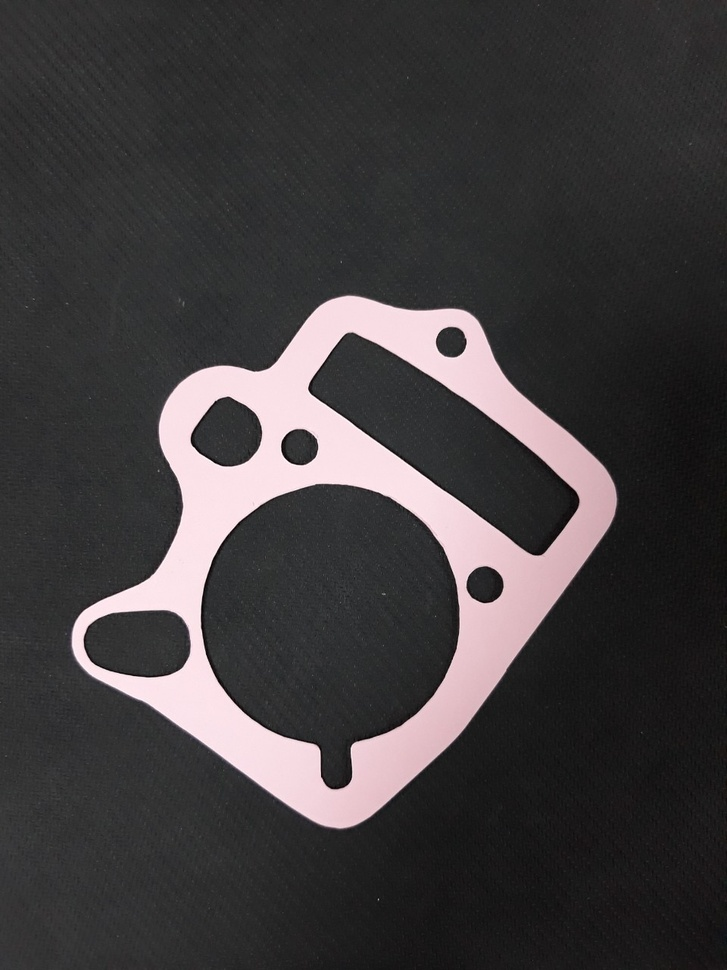
#> input picture detecterror-v2/src/input/error2_3.jpg, 727 x 970 px, shrunk from 960 x 1280 before the run, found by its file name
$ python crop_images.py
#> lines starting #> are read from the running program, lines starting #| are printed output that depends on the picture; after the words box and inside, x2 and y2 are one past the last pixel; in counts of white or black regions, pixels touching at a corner belong together
import cv2
import numpy as np

input_path = "/home/user1/Project/casper/images-processing/detecterror-v2/src/input/"
output_path = "/home/user1/Project/casper/images-processing/detecterror-v2/src/output/"


def rotation_rect(thresh):
    # coords
    coords = np.column_stack(np.where(thresh == 0))
    rect = cv2.minAreaRect(coords)
    angle = rect[-1]
    if angle < -45:
        angle = -(90 + angle)
    else:
        angle = -angle
    (h, w) = thresh.shape[:2]
    center = (w//2, h//2)
    M = cv2.getRotationMatrix2D(center, angle, 1.0)
    rotated = cv2.warpAffine(
        thresh, M, (w, h), flags=cv2.INTER_CUBIC, borderMode=cv2.BORDER_REPLICATE)

    gray = cv2.GaussianBlur(rotated, (11, 11), 0)
    edge = cv2.Canny(gray, 100, 200)
    contours, _ = cv2.findContours(edge.copy(), 1, 1)
    cv2.drawContours(gray, contours, -1, [0, 255, 0], 2)
    gray = cv2.bitwise_not(gray)
    thresh = cv2.threshold(
        gray, 0, 255, cv2.THRESH_BINARY | cv2.THRESH_OTSU)[1]
    return thresh


def crop_min_area_rect(thresh):
    contours, hierarchy = cv2.findContours(
        thresh, cv2.RETR_LIST, cv2.CHAIN_APPROX_SIMPLE)
    print("Len contours: ", str(len(contours)))
    max_cntr = None
    max_area_rect = -1
    for cntr in contours:
        rect = cv2.minAreaRect(cntr)
        w = rect[1][0]
        h = rect[1][1]
        area = w*h
        if max_area_rect < area:
            max_cntr = cntr
            max_area_rect = area

    # coords = np.column_stack(np.where(thresh > 0))
    # rect = cv2.minAreaRect(coords)
    rect = cv2.minAreaRect(max_cntr)
    box = cv2.boxPoints(rect)
    ext_left = tuple(max_cntr[max_cntr[:, :, 0].argmin()][0])
    ext_right = tuple(max_cntr[max_cntr[:, :, 0].argmax()][0])
    ext_top = tuple(max_cntr[max_cntr[:, :, 1].argmin()][0])
    ext_bot = tuple(max_cntr[max_cntr[:, :, 1].argmax()][0])

    roi_corners = np.array([box], dtype=np.int32)
    cv2.polylines(thresh, roi_corners, 1, (255, 0, 0), 1)
    cropped_image = thresh[ext_top[1]:ext_bot[1], ext_left[0]:ext_right[0]]
    cv2.imwrite(output_path+"crop_img.png",  cropped_image)
    return None


def main():
    print("=== Crop Images ===")
    img = cv2.imread(input_path+"error2_3.jpg")
#> img is the input picture: shape (970, 727, 3); mean B, G, R 62.5, 61.2, 64.8
    gray = cv2.cvtColor(img, cv2.COLOR_BGR2GRAY)
    gray = cv2.GaussianBlur(gray, (11, 11), 0)
    edge = cv2.Canny(gray, 100, 200)
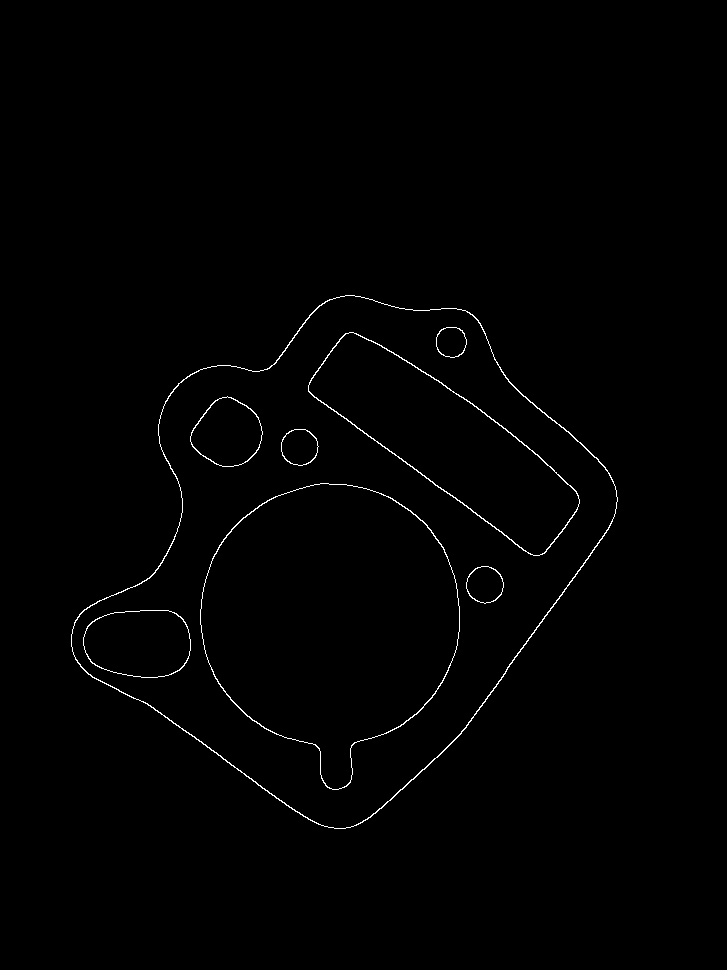
#> edge: shape (970, 727); 0.72% white in thin lines or dots, all inside (x1, y1, x2, y2) = (71, 295, 618, 829)
    contours, _ = cv2.findContours(edge.copy(), 1, 1)
#> contours = 16 contours; largest, box (x1, y1, x2, y2) and area: (71, 295, 618, 829) 176003, (71, 295, 618, 829) 175331, (200, 483, 460, 790) 54706, (200, 483, 460, 790) 54476, (308, 332, 580, 556) 24112
    cv2.drawContours(gray, contours, -1, [0, 255, 0], 2)
#> gray: shape (970, 727); min 0, max 238, mean 59.5
    gray = cv2.bitwise_not(gray)
    thresh = cv2.threshold(
        gray, 0, 255, cv2.THRESH_BINARY | cv2.THRESH_OTSU)[1]
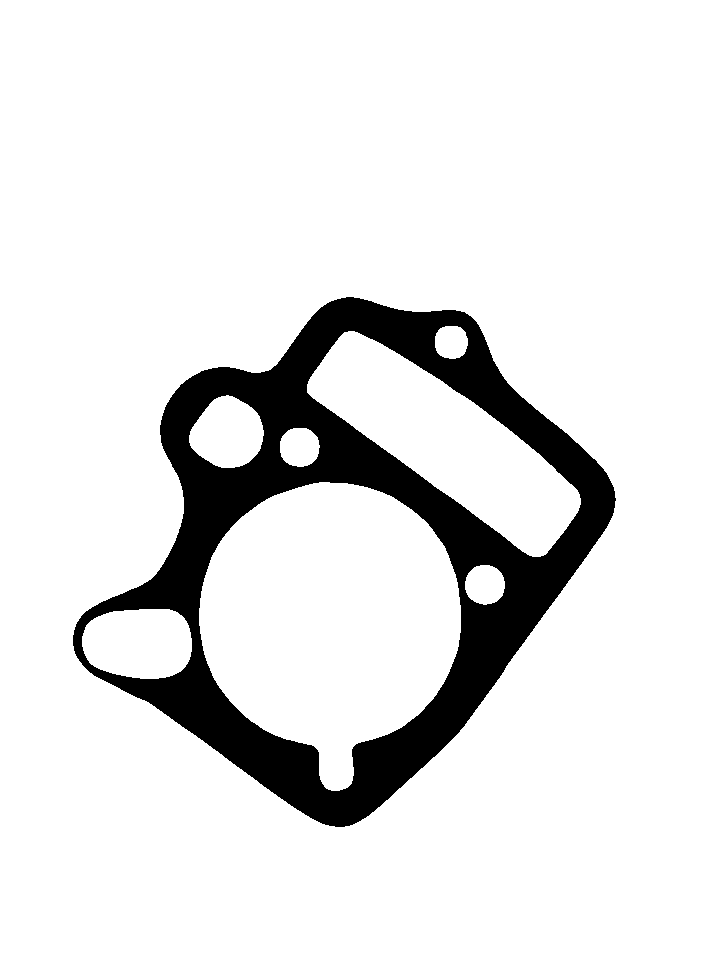
#> thresh: shape (970, 727); 89.1% white; 1 black region, box (x1, y1, x2, y2) and area: (73, 297, 616, 827) 76836

    # thresh
    cv2.imwrite(output_path+"thresh.png", thresh)
    # rotation thresh
    thresh = rotation_rect(thresh)
#> in rotation_rect, `coords = np.column_stack(np.where(thresh == 0))`: coords = 76836 pairs, first value 297 to 826, second value 73 to 615
#> in rotation_rect, `rect = cv2.minAreaRect(coords)`: rect = ((534.7, 336.5), (511, 430.1), -35.72)
#> in rotation_rect, `angle = rect[-1]`: angle = -35.72
#> in rotation_rect, `angle = -angle`: angle = 35.72
#> in rotation_rect, `M = cv2.getRotationMatrix2D(center, angle, 1.0)`: M = [[0.812, 0.584, -214.9], [-0.584, 0.812, 303.1]]
#> in rotation_rect, `edge = cv2.Canny(gray, 100, 200)`:
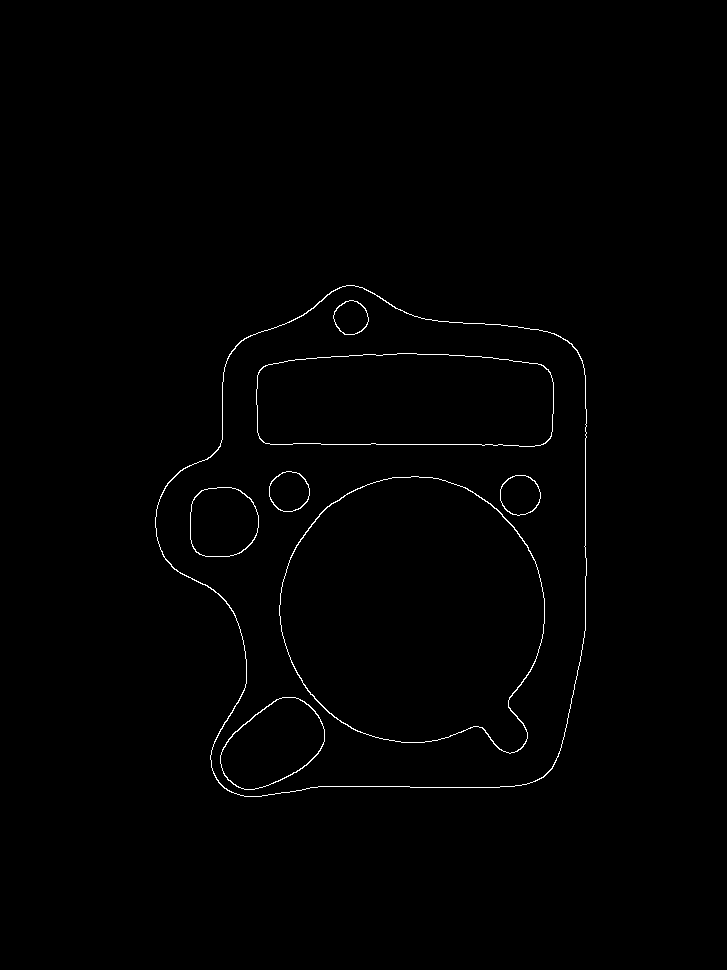
#> edge: shape (970, 727); 0.66% white in thin lines or dots, all inside (x1, y1, x2, y2) = (155, 285, 587, 797)
#> in rotation_rect, `contours, _ = cv2.findContours(edge.copy(), 1, 1)`: contours = 16 contours; largest, box (x1, y1, x2, y2) and area: (155, 285, 587, 797) 172496, (155, 285, 587, 797) 172246, (279, 476, 545, 754) 56362, (279, 476, 545, 754) 56118, (256, 353, 554, 447) 25424
#> in rotation_rect, `cv2.drawContours(gray, contours, -1, [0, 255, 0], 2)`:
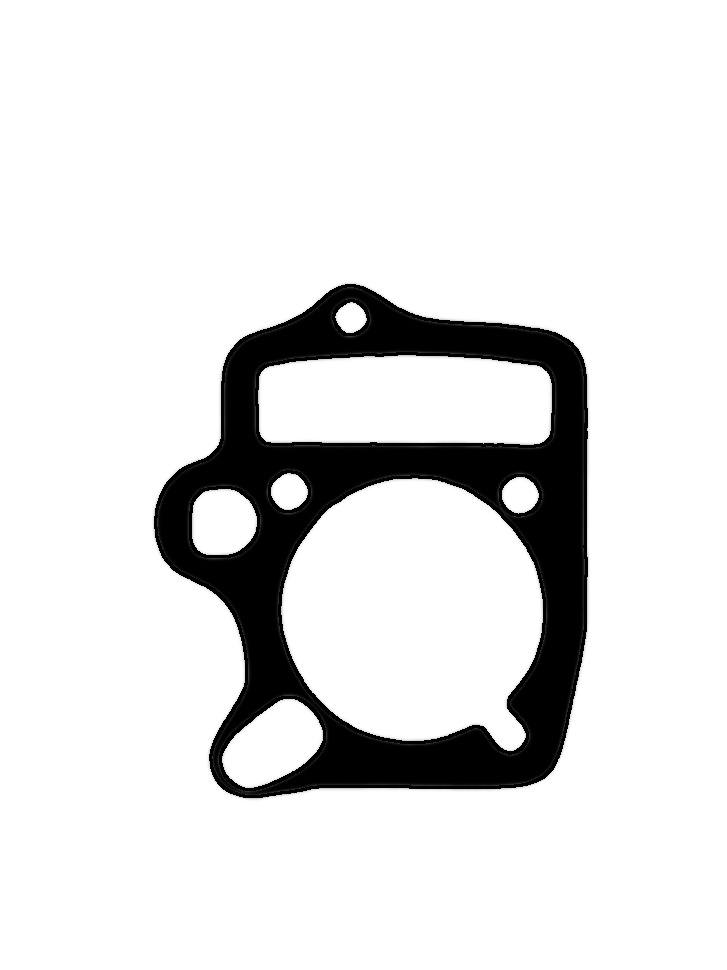
#> gray: shape (970, 727); min 0, max 255, mean 224.6
#> in rotation_rect, `gray = cv2.bitwise_not(gray)`:
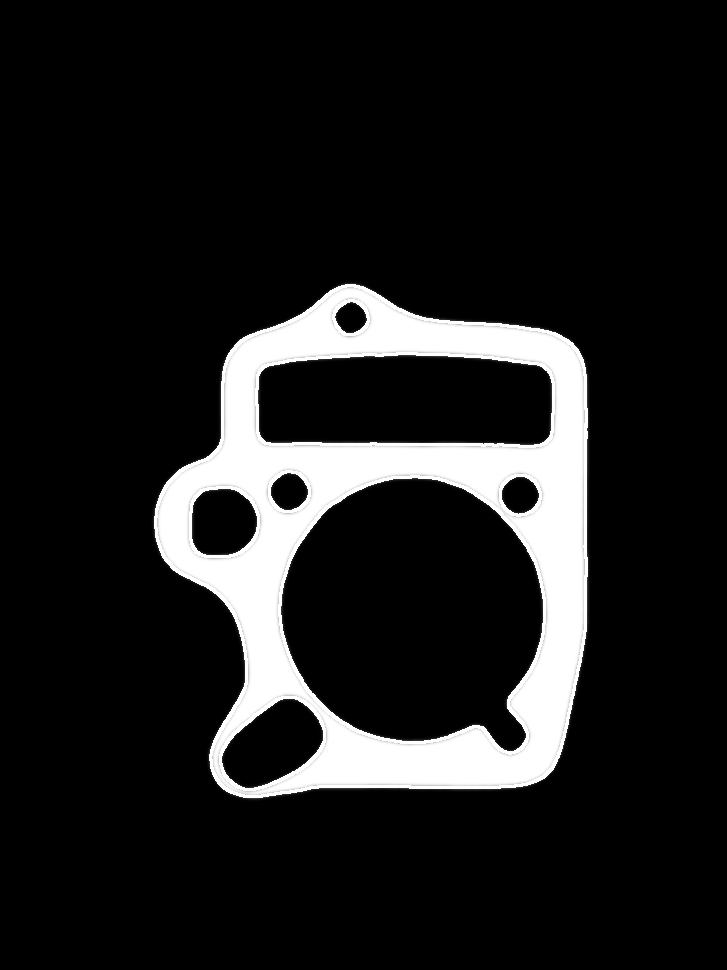
#> gray: shape (970, 727); min 0, max 255, mean 30.4
#> in rotation_rect, `thresh = cv2.threshold( gray, 0, 255, cv2.THRESH_BINARY | cv2.THRESH_O..`: thresh: shape (970, 727); 11.9% white; 1 white region
    cv2.imwrite(output_path+"rotation_rect.png", thresh)
    crop_img = crop_min_area_rect(thresh)
#> in crop_min_area_rect, `contours, hierarchy = cv2.findContours( thresh, cv2.RETR_LIST, cv2.CHA..`: contours = 8 contours; box (x1, y1, x2, y2) and area: (154, 284, 588, 798) 174466, (280, 477, 544, 752) 54968, (257, 354, 553, 446) 24612, (221, 698, 324, 789) 6022, (191, 488, 258, 556) 3686, (501, 476, 540, 515) 1076, (270, 472, 309, 511) 1070, (334, 301, 368, 334) 739
#| Len contours:  8
#> the loop in crop_min_area_rect, `for cntr in contours:` made 8 passes
#> (rect, w, h, area, max_area_rect) on passes 1, 3, 8: (((271.8, 746), (107.2, 67.4), -36.87), 107.2, 67.4, 7225.3, 7225.3), (((411.9, 609.1), (264.6, 263.5), -84.56), 264.6, 263.5, 69706.1, 69706.1), (((370.5, 540.5), (513, 433), -90), 513, 433, 222129, 222129)
#> (rect, w, h, area) on passes 2, 4, 5, 6, 7: (((224, 521.5), (67, 66), -90), 67, 66, 4422), (((519.8, 494.8), (36.77, 36.06), -45), 36.77, 36.06, 1326), (((288.8, 491.2), (36.06, 35.36), -45), 36.06, 35.36, 1275), (((404.5, 399), (90.15, 295.2), -89.54), 90.15, 295.2, 26610.4), (((350.5, 317.5), (29.7, 29.7), -45), 29.7, 29.7, 882)
#> after the loop in crop_min_area_rect, `for cntr in contours:`: max_area_rect = 222129; max_cntr = contour of 558 points, box (x1, y1, x2, y2) (154, 284, 588, 798), area 174466
#> in crop_min_area_rect, `box = cv2.boxPoints(rect)`: box = [[587, 797], [154, 797], [154, 284], [587, 284]]
#> in crop_min_area_rect, `ext_left = tuple(max_cntr[max_cntr[:, :, 0].argmin()][0])`: ext_left = (154, 516)
#> in crop_min_area_rect, `ext_right = tuple(max_cntr[max_cntr[:, :, 0].argmax()][0])`: ext_right = (587, 576)
#> in crop_min_area_rect, `ext_top = tuple(max_cntr[max_cntr[:, :, 1].argmin()][0])`: ext_top = (345, 284)
#> in crop_min_area_rect, `ext_bot = tuple(max_cntr[max_cntr[:, :, 1].argmax()][0])`: ext_bot = (243, 797)
#> in crop_min_area_rect, `roi_corners = np.array([box], dtype=np.int32)`: roi_corners = [[587, 797], [154, 797], [154, 284], [587, 284]]
#> in crop_min_area_rect, `cv2.polylines(thresh, roi_corners, 1, (255, 0, 0), 1)`:
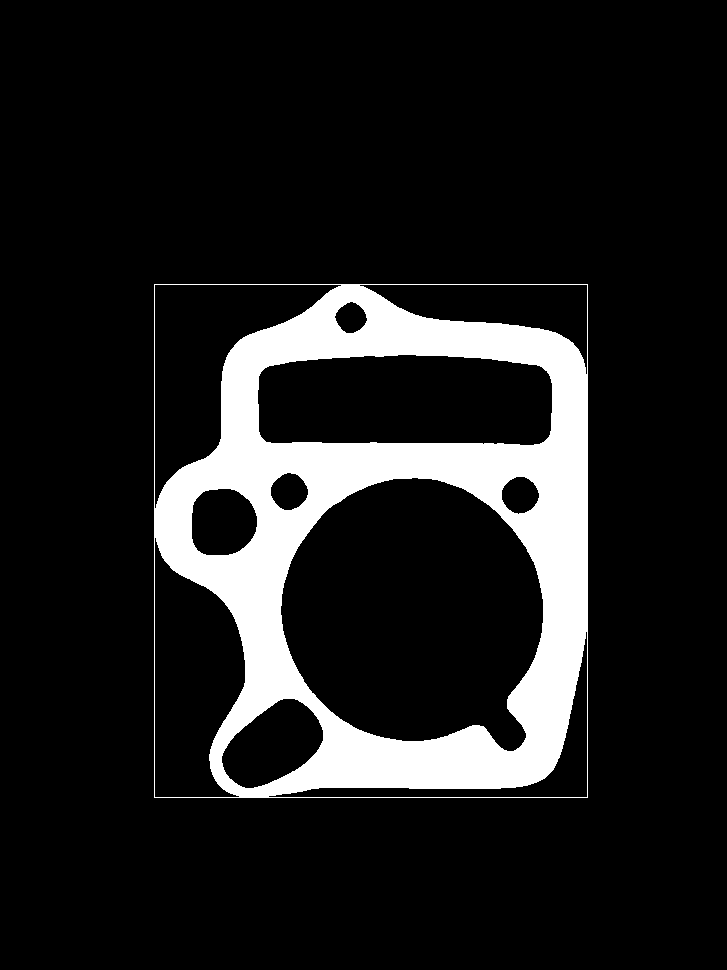
#> thresh: shape (970, 727); 12.2% white; 1 white region, box (x1, y1, x2, y2) and area: (154, 284, 588, 798) 85995
#> in crop_min_area_rect, `cropped_image = thresh[ext_top[1]:ext_bot[1], ext_left[0]:ext_right[0]]`:
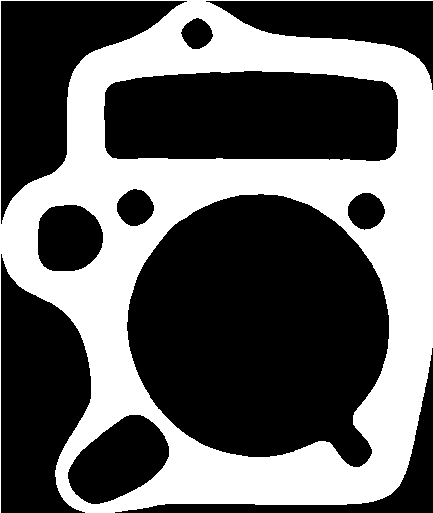
#> cropped_image: shape (513, 433); 38.3% white; 1 white region, box (x1, y1, x2, y2) and area: (0, 0, 433, 513) 85048
    # cv2.imwrite(output_path+"crop_ing.png", crop_img)
    print("=== Done ===")


if __name__ == "__main__":
    main()

$ run again, with detecterror-v2/src/input/error1_1.jpg copied over detecterror-v2/src/input/error2_3.jpg
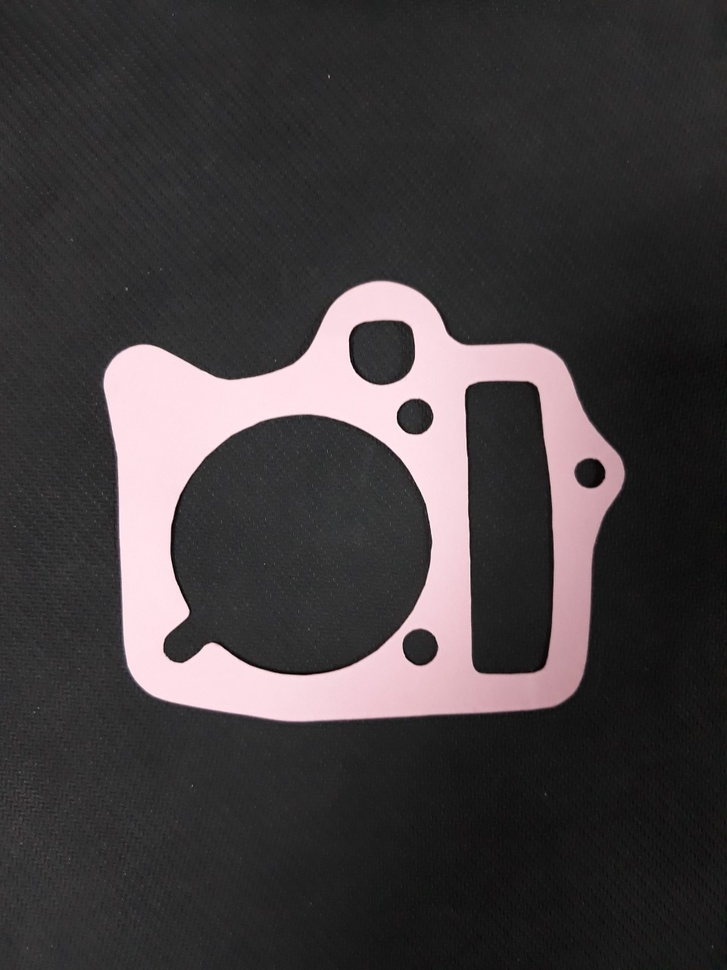
#> input picture detecterror-v2/src/input/error1_1.jpg, 727 x 970 px, shrunk from 960 x 1280 before the run, found by its file name
#> in main, img is the input picture: shape (970, 727, 3); mean B, G, R 61.8, 60.5, 65.2
#> in main, `edge = cv2.Canny(gray, 100, 200)`:
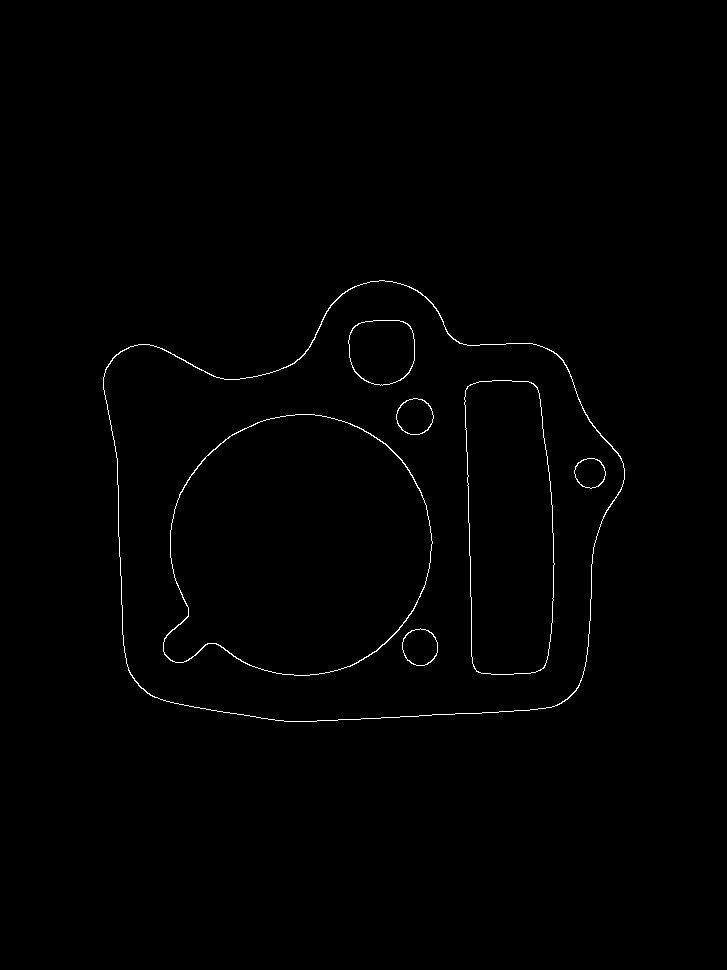
#> edge: shape (970, 727); 0.6% white in thin lines or dots, all inside (x1, y1, x2, y2) = (103, 280, 625, 722)
#> in main, `contours, _ = cv2.findContours(edge.copy(), 1, 1)`: contours = 14 contours; largest, box (x1, y1, x2, y2) and area: (103, 280, 625, 722) 176890, (103, 280, 625, 722) 176629, (163, 414, 433, 676) 54714, (163, 414, 433, 676) 54466, (464, 380, 555, 675) 23262
#> coords = 85850 pairs, first value 282 to 719, second value 105 to 622
#> in rotation_rect, `rect = cv2.minAreaRect(coords)`: rect = ((500.5, 368.1), (510.7, 434.6), -86.31)
#> in rotation_rect, `angle = rect[-1]`: angle = -86.31
#> in rotation_rect, `angle = -(90 + angle)`: angle = -3.69
#> M = [[0.998, -0.0644, 31.98], [0.0644, 0.998, -22.36]]
#> in rotation_rect, `contours, _ = cv2.findContours(edge.copy(), 1, 1)`: contours = 14 contours; largest, box (x1, y1, x2, y2) and area: (112, 283, 624, 719) 173952, (112, 283, 624, 719) 173688, (151, 408, 430, 673) 56346, (151, 408, 430, 673) 56106, (458, 387, 553, 686) 24388
#> in crop_min_area_rect, `contours, hierarchy = cv2.findContours( thresh, cv2.RETR_LIST, cv2.CHA..`: contours = 7 contours; box (x1, y1, x2, y2) and area: (111, 282, 625, 720) 175953, (152, 409, 429, 672) 54964, (459, 388, 552, 685) 23570, (357, 321, 425, 388) 3681, (400, 401, 438, 439) 1060, (391, 631, 428, 670) 1046, (574, 472, 607, 504) 739
#| Len contours:  7
#> the loop in crop_min_area_rect, `for cntr in contours:` made 7 passes
#> (rect, w, h, area, max_area_rect) on passes 1, 3, 7: (((409.3, 649.8), (36.06, 36.77), -45), 36.06, 36.77, 1326, 1326), (((296.6, 540), (262.8, 262.8), -81.25), 262.8, 262.8, 69080.1, 69080.1), (((367.5, 500.5), (437, 513), -90), 437, 513, 224181, 224181)
#> after the loop in crop_min_area_rect, `for cntr in contours:`: max_area_rect = 224181; max_cntr = contour of 589 points, box (x1, y1, x2, y2) (111, 282, 625, 720), area 175953
#> box = [[624, 719], [111, 719], [111, 282], [624, 282]]
#> ext_left = (111, 361)
#> ext_right = (624, 492)
#> ext_top = (392, 282)
#> ext_bot = (432, 719)
#> roi_corners = [[624, 719], [111, 719], [111, 282], [624, 282]]
#> in crop_min_area_rect, `cropped_image = thresh[ext_top[1]:ext_bot[1], ext_left[0]:ext_right[0]]`:
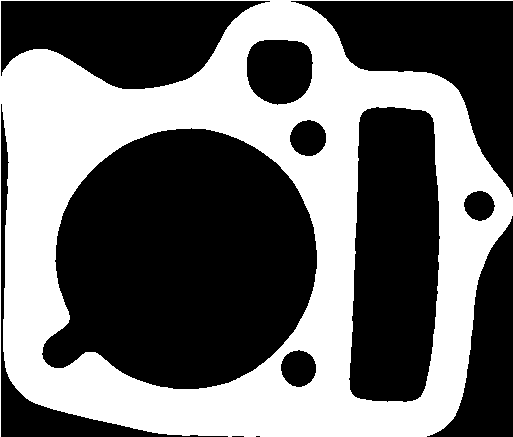
#> cropped_image: shape (437, 513); 41.7% white; 1 white region, box (x1, y1, x2, y2) and area: (0, 0, 513, 437) 93508
